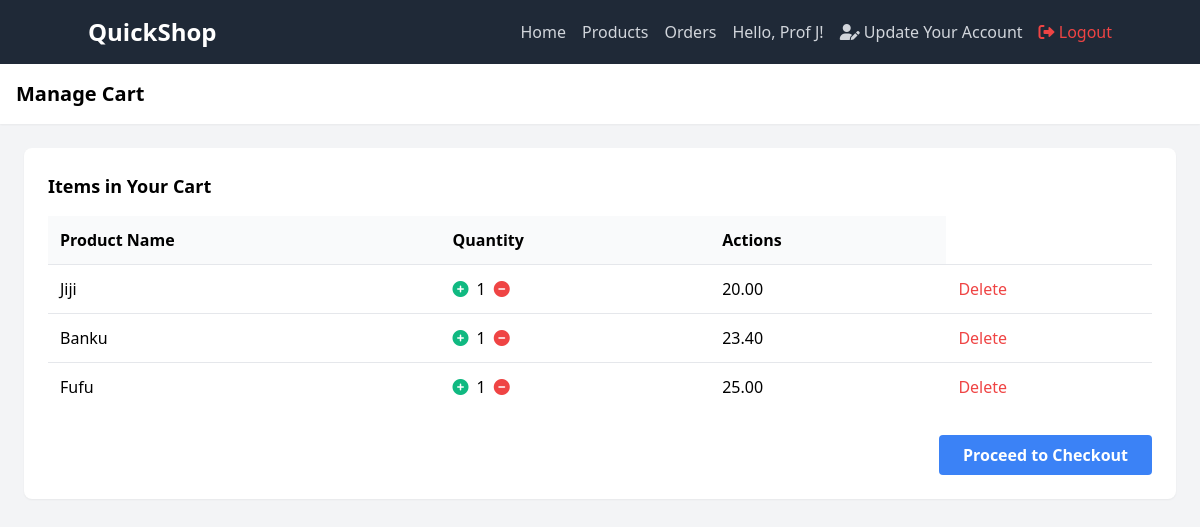
Screenshot of /view/cart.php (signed in) with the database file from the repository.
### tables this page shows
CREATE TABLE `cart` (
  `cart_id` int(11) NOT NULL,
  `user_id` int(11) NOT NULL,
  `product_id` int(11) NOT NULL,
  `qty` int(11) NOT NULL
);

CREATE TABLE `products` (
  `product_id` int(11) NOT NULL,
  `pname` varchar(100) NOT NULL,
  `description` text NOT NULL,
  `price` decimal(10,2) NOT NULL,
  `stock_qty` int(11) DEFAULT NULL
);

### controllers/cart_controller.php (called while the page is built, shortened)
<?php
include("../classes/cart_class.php");
function getCartItemsController($userID) {
    $cart_items = new Cart();
    return $cart_items->getCartItems($userID);
}
?>

### classes/cart_class.php (called while the page is built, shortened)
<?php
require("../settings/db_class.php");
class Cart extends db_connection {
    public function getCartItems($userID) {
        $ndb = new db_connection();
        $user_id = mysqli_real_escape_string($ndb->db_conn(), $userID);
        $sql = "SELECT `cart`.`qty`, `cart`.`product_id`, `products`.`pname`, `products`.`price`
                FROM `cart`
                JOIN `products` ON `products`.`product_id` = `cart`.`product_id`
                WHERE `cart`.`user_id` = '$user_id'";
        if ($ndb->db_query($sql)) {
            $cart_items = $ndb->db_fetch_all();
            if ($cart_items) {
                return $cart_items;
            } else {
                return [];
            }
        } else {
            return [];
        }
    }
}
?>

### settings/db_class.php (called while the page is built, shortened)
<?php
if (!class_exists('db_connection')) {
	class db_connection
	{
		public $db = null;
		public $results = null;
		function db_connect()
		{
			$this->db = mysqli_connect(SERVER, USERNAME, PASSWORD, DATABASE);
			if (mysqli_connect_errno()) {
				return false;
			} else {
				return true;
			}
		}
		function db_conn()
		{
			$this->db = mysqli_connect(SERVER, USERNAME, PASSWORD, DATABASE);
			if (mysqli_connect_errno()) {
				return false;
			} else {
				return $this->db;
			}
		}
		function db_query($sqlQuery)
		{
			$this->results = mysqli_query($this->db, $sqlQuery);
			if ($this->results == false) {
				return false;
			} else {
				return true;
			}
		}
		function db_fetch_all()
		{
			return mysqli_fetch_all($this->results, MYSQLI_ASSOC);
		}
	}
}
?>

### view/cart.php (the view, shortened to what this page needs)
<?php
require_once('../controllers/cart_controller.php');
$user_id = $_SESSION['user_id'];
$cart_items = getCartItemsController($user_id);
?>
<!DOCTYPE html>
<html lang="en">
<head>
    <link href="https://cdn.jsdelivr.net/npm/tailwindcss@2.2.16/dist/tailwind.min.css" rel="stylesheet">
    <link rel="stylesheet" href="https://cdnjs.cloudflare.com/ajax/libs/font-awesome/6.0.0-beta3/css/all.min.css">
</head>
<body class="bg-gray-100">
    <nav class="bg-gray-800 p-4 fixed w-full z-10 top-0">
        <div class="container mx-auto flex justify-between items-center">
            <a href="home.php" class="text-white text-2xl font-bold">QuickShop</a>
            <div class="flex items-center space-x-4">
                <a href="home.php" class="text-gray-300 hover:text-white">Home</a>
                <a href="products.php" class="text-gray-300 hover:text-white">Products</a>
                <a href="view_orders.php" class="text-gray-300 hover:text-white">Orders</a>
                <?php if (isset($_SESSION['user_name'])): ?>
                    <span class="text-gray-300">Hello, <?php echo $_SESSION['user_name']; ?>!</span>
                    <a href="edit_customer.php" class="text-gray-300 hover:text-white">
                        <i class="fas fa-user-edit"></i> Update Your Account
                    </a>
                    <a href="../actions/logout_action.php" class="text-red-500 hover:text-red-700">
                        <i class="fas fa-sign-out-alt"></i> Logout
                    </a>
                <?php else: ?>
                    <a href="login_and_register.php" class="text-gray-300 hover:text-white">Login/Register</a>
                <?php endif; ?>
            </div>
        </div>
    </nav>
    <div class="flex pt-16 h-screen">
        <div class="flex-1 overflow-x-hidden overflow-y-auto">
            <header class="bg-white shadow-sm p-4">
                <div class="flex items-center justify-between">
                    <h2 class="text-xl font-semibold">Manage Cart</h2>
                </div>
            </header>
            <main class="p-6">
                <div class="bg-white p-6 rounded-lg shadow-sm">
                    <h3 class="text-lg font-semibold mb-4">Items in Your Cart</h3>
                    <table class="w-full">
                        <thead>
                            <tr class="bg-gray-50">
                                <th class="p-3 text-left">Product Name</th>
                                <th class="p-3 text-left">Quantity</th>
                                <th class="p-3 text-left">Actions</th>
                            </tr>
                        </thead>
                        <tbody>
                            <?php if ($cart_items): ?>
                                <?php foreach ($cart_items as $cart_item): ?>
                                    <tr class="border-t">
                                        <td class="p-3"><?php echo $cart_item['pname']; ?></td>
                                        <td class="p-3">
                                            <div class="flex items-center space-x-2">
                                                <form action="../actions/update_cart_action.php" method="POST" class="inline">
                                                    <button type="submit" name="action" value="increase" class="text-green-500 hover:text-green-700">
                                                        <i class="fas fa-plus-circle"></i>
                                                    </button>
                                                </form>
                                                <span><?php echo $cart_item['qty']; ?></span>
                                                <form action="../actions/update_cart_action.php" method="POST" class="inline">
                                                    <button type="submit" name="action" value="decrease" class="text-red-500 hover:text-red-700">
                                                        <i class="fas fa-minus-circle"></i>
                                                    </button>
                                                </form>
                                            </div>
                                        </td>
                                        <td class="p-3"><?php echo $cart_item['price']; ?></td>
                                        <td class="p-3">
                                            <form action="../actions/delete_from_cart_action.php" method="POST">
                                                <button type="submit" name="action" value="delete" class="text-red-500 hover:text-red-700">Delete</button>
                                            </form>
                                        </td>
                                    </tr>
                                <?php endforeach; ?>
                            <?php else: ?>
                                <tr>
                                    <td colspan="3" class="p-3 text-center text-gray-500">Your cart is empty.</td>
                                </tr>
                            <?php endif; ?>
                        </tbody>
                    </table>
                    <div class="mt-6 text-right">
                        <form action="../actions/add_order_action.php" method="POST">
                            <button type="submit" name="submit" class="px-6 py-2 bg-blue-500 text-white font-semibold rounded hover:bg-blue-700">
                                Proceed to Checkout
                            </button>
                        </form>
                    </div>
                </div>
            </main>
        </div>
    </div>
</body>
</html>

### rows the page displays
cart: product.pname "Jiji", qty "1", product.price "20.00"
cart: product.pname "Banku", qty "1", product.price "23.40"
cart: product.pname "Fufu", qty "1", product.price "25.00"

### other values shown
$_SESSION['user_name'] "Prof J"
